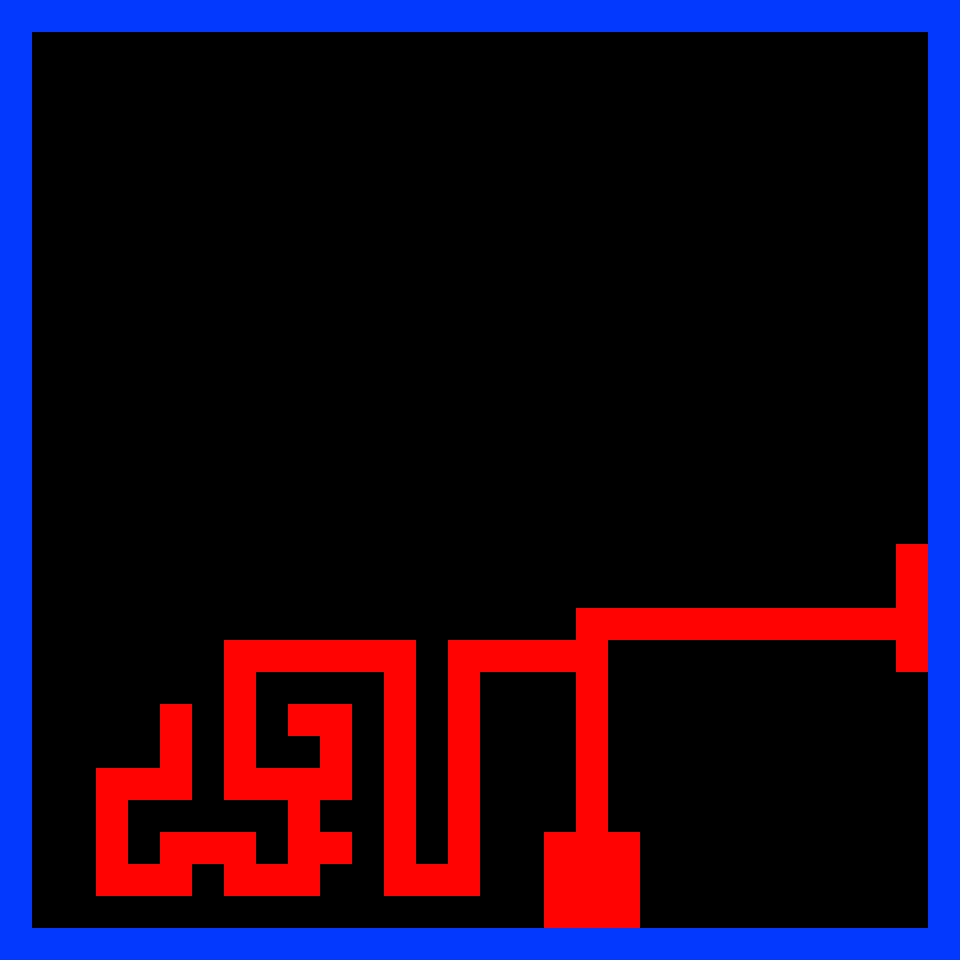

A 2D game scene composited from a Tiled map and its tileset images. What follows is a short description and the map's XML, with each tile layer's data collapsed to a summary:
An orthogonal 30x30 tile map with 32x32 px tiles, 1 tile layer (collection-ok).

<map version="1.0" orientation="orthogonal" renderorder="right-down" width="30" height="30" tilewidth="32" tileheight="32" nextobjectid="1">
 <tileset firstgid="1" name="collection" tilewidth="32" tileheight="32" tilecount="2">
  <tile id="0">
   <image width="32" height="32" source="assets/tuile-bleue.png" />
  </tile>
  <tile id="1">
   <properties>
    <property name="chemin" value="1" />
   </properties>
   <image width="32" height="32" source="assets/tuile-rouge.png" />
  </tile>
 </tileset>
 <layer name="collection-ok" width="30" height="30">
  <data>[900 cells, 199 non-empty, 2 distinct tile ids]</data>
 </layer>
</map>